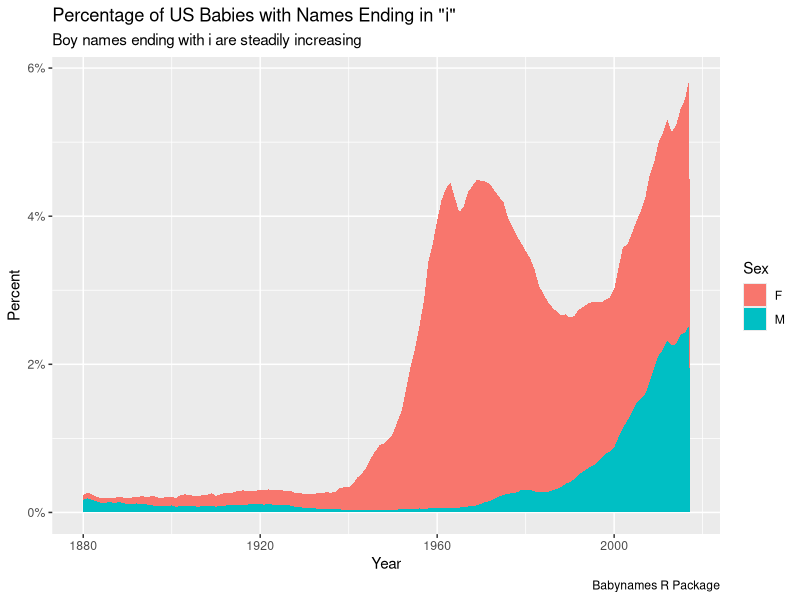

Write R code to recreate this figure.
## ---- chunk 1
#| message: false
library(tidyverse)
## ---- chunk 2
x <- read_csv("data/i_names.csv", show_col_types = FALSE)
## ---- chunk 3
x |> 
  summarise(sum_n = sum(n), 
            sum_prop = sum(prop),
            .by = c(year, sex)) |> 
  ggplot(aes(x = year, y = sum_prop, fill = sex)) +
    geom_area() +
    scale_y_continuous(labels = scales::percent_format()) +
    labs(title = 'Percentage of US Babies with Names Ending in "i"',
         subtitle = "Boy names ending with i are steadily increasing",
         x = "Year",
         y = "Percent",
         caption = "Babynames R Package",
         fill = "Sex") 
